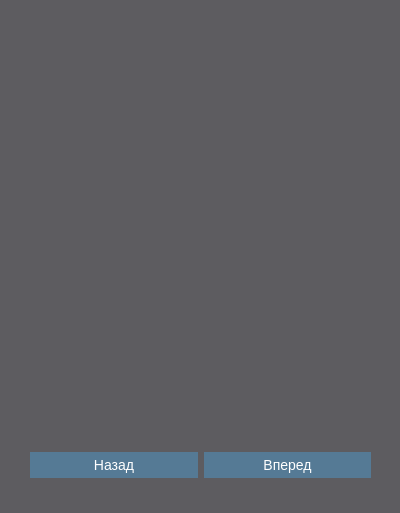
<?xml version="1.0" encoding="UTF-8"?>
<ui version="4.0">
 <class>Tape</class>
 <widget class="QWidget" name="Tape">
  <property name="enabled">
   <bool>true</bool>
  </property>
  <property name="geometry">
   <rect>
    <x>0</x>
    <y>0</y>
    <width>400</width>
    <height>513</height>
   </rect>
  </property>
  <property name="minimumSize">
   <size>
    <width>400</width>
    <height>500</height>
   </size>
  </property>
  <property name="maximumSize">
   <size>
    <width>400</width>
    <height>800</height>
   </size>
  </property>
  <property name="contextMenuPolicy">
   <enum>Qt::PreventContextMenu</enum>
  </property>
  <property name="windowTitle">
   <string>Ленточная форма</string>
  </property>
  <property name="windowIcon">
   <iconset>
    <normaloff>icons/ribbon.png</normaloff>icons/ribbon.png</iconset>
  </property>
  <property name="styleSheet">
   <string notr="true">background-color: #5d5c60;</string>
  </property>
  <widget class="QWidget" name="horizontalLayoutWidget">
   <property name="geometry">
    <rect>
     <x>30</x>
     <y>440</y>
     <width>341</width>
     <height>51</height>
    </rect>
   </property>
   <layout class="QHBoxLayout" name="horizontalLayout">
    <item>
     <widget class="QPushButton" name="PreviousRecordButton">
      <property name="cursor">
       <cursorShape>PointingHandCursor</cursorShape>
      </property>
      <property name="styleSheet">
       <string notr="true">background-color: #557a95;
border: none;
color: white;
padding: 5px;
text-align: center;
text-decoration: none;
font-size: 14px;
outline: none;</string>
      </property>
      <property name="text">
       <string>Назад</string>
      </property>
     </widget>
    </item>
    <item>
     <widget class="QPushButton" name="NextRecordButton">
      <property name="cursor">
       <cursorShape>PointingHandCursor</cursorShape>
      </property>
      <property name="styleSheet">
       <string notr="true">background-color: #557a95;
border: none;
color: white;
padding: 5px;
text-align: center;
text-decoration: none;
font-size: 14px;
outline: none;</string>
      </property>
      <property name="text">
       <string>Вперед</string>
      </property>
     </widget>
    </item>
   </layout>
  </widget>
  <widget class="QWidget" name="verticalLayoutWidget">
   <property name="geometry">
    <rect>
     <x>30</x>
     <y>10</y>
     <width>341</width>
     <height>411</height>
    </rect>
   </property>
   <layout class="QVBoxLayout" name="MainTapeLayout"/>
  </widget>
 </widget>
 <resources/>
 <connections/>
</ui>
